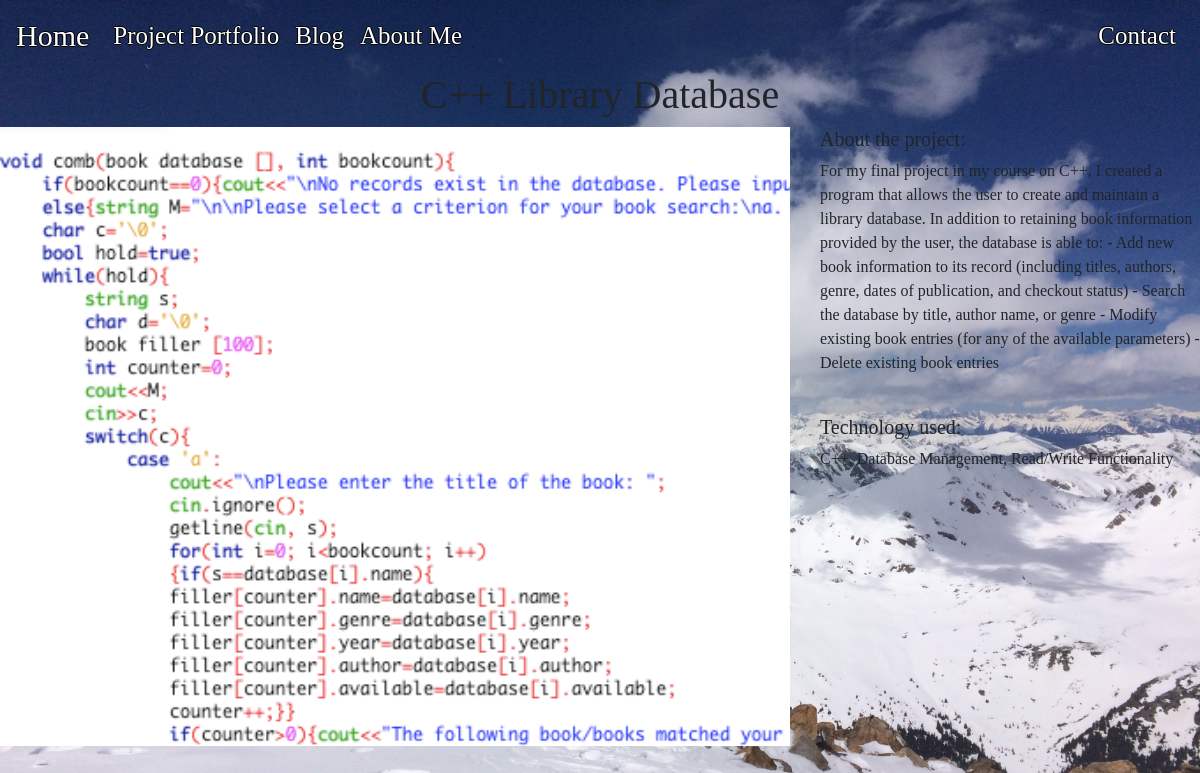
The app's page /projects/2 with its own data.
### projects/models.py (models this page shows, shortened)
class Project(models.Model):
    title = models.CharField(max_length=200)
    description = models.TextField()
    technology = models.CharField(max_length=200)
    image = models.FilePathField(path='static/images/', default='static/images/pro.jpg')

### projects/views.py (the view)
# urls.py: path('<int:pk>', views.project_detail, name="project_detail"),
def project_detail(request, pk):
    project = Project.objects.get(pk=pk)
    context = {'project': project}
    return render(request, 'project_detail.html', context)

### projects/templates/project_detail.html
<!DOCTYPE html>
{% extends "base.html" %}
{% load staticfiles %}
{% block page_content %}
<h1>{{ project.title }}</h1>
<div class="row">
    <div class="col-md-8">
        <img src="{% static project.image %}" alt="" width="100%">
    </div>
    <div class="col-md-4">
        <h5>About the project:</h5>
        <p class='content-markdown'>{{ project.description }}</p>
        <br>
        <h5>Technology used:</h5>
        <p>{{ project.technology }}</p>
    </div>
</div>
{% endblock %}

### static/css/custom.css (style rules this page uses)
html * { font-family: "Times New Roman" !important; }
body { background-image: url("../images/snow.jpg"); background-size: cover; background-attachment: fixed; }
h1 { text-align: center; }

### records on screen
Project: title "C++ Library Database", image (picture), description "For my final project in my course on C++, I created a program that allows the user to create and maintain a library database. In addition to retaining book information provided by the user, the database is able to: - Add new book information to its record (including titles, authors, genre, dates of publication, and checkout status) - Search the database by title, author name, or genre - Modify existing book entries (for any of the available parameters) - Delete existing book entries", technology "C++, Database Management, Read/Write Functionality"
